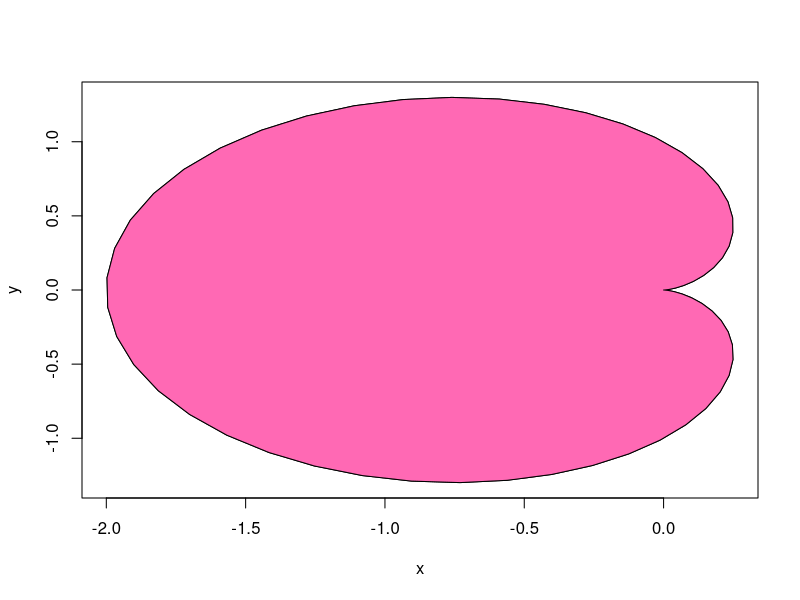

Recreate this plot in R.
# Cardioid
points <- data.frame(t = seq(0, 2 * pi, by = 0.1))

x_coordinates <- function(t) 1 * cos(t) * (1 - cos(t))
y_coordinates <- function(t) 1 * sin(t) * (1 - cos(t))

points$x = x_coordinates(points$t)
points$y = y_coordinates(points$t)

with(points, plot(x, y, type="l"))
with(points, polygon(x, y, col="hotpink"))